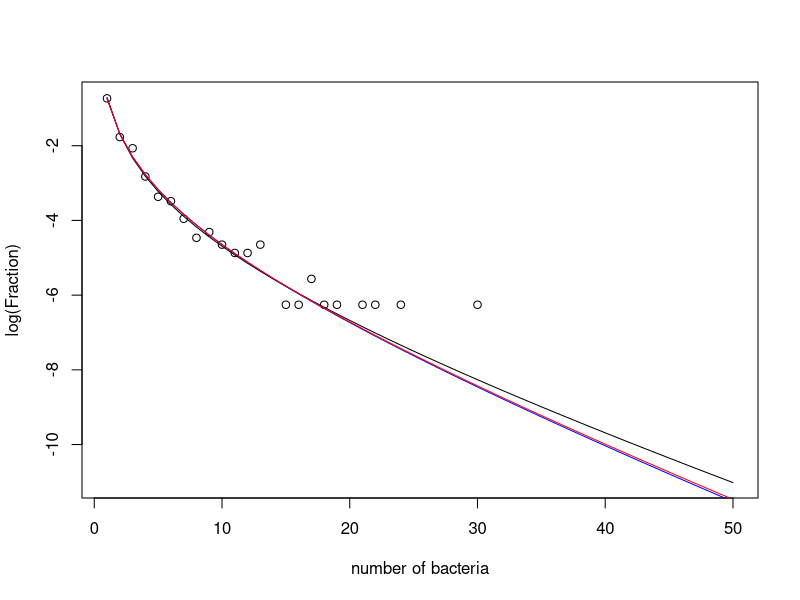

R code for this plot:
# Lysis model taken from Brown S.P et al, PLoS Biology 2006
# This is model 'mu2'.  Data are simulated from the 
# best fitting parameters.

real_params<- c(0.465, 0.107)

mn<- function(nslots, params){
# Predicted occupancy probabilities for lysis model
	mu0<- params[1]
	mu1<- params[2]
	mmn<- rep(0,nmax)
	mmn[1]<- 1
	for (i in 2:nslots){
		mmn[i]<- mmn[i-1]*(i-1)/(mu0+(mu1+1)*i)
	}
	return(mmn/sum(mmn))
}
nmax<- 50
sim_data<- rpois(nmax, 500*mn(nmax, real_params))
the_data<- sim_data

loglik.multinom<- function(params){ # multinomial likeihood
	predicted.fraction<- mn(nmax, params)
	loglik<- the_data*log(predicted.fraction)-lgamma(the_data+1)
	return(-sum(loglik))
}
mn.fit<- optim(c(2, 2), loglik.multinom)

loglik.ls<- function(params){ # Least squares
	predicted.fraction<- mn(nmax, params)
	loglik<- (the_data/sum(the_data)-predicted.fraction)^2
	return(sum(loglik))
}
ls.fit<- optim(c(2,2) , loglik.ls)

plot(log(mn(50, real_params)), type="l", xlab="number of bacteria", ylab="log(Fraction)") # True model
points(log(the_data/sum(the_data)))
lines(log(mn(50, mn.fit$par)), col="blue")# Multinom fit
lines(log(mn(50, ls.fit$par)), col="red")# least sq fit
